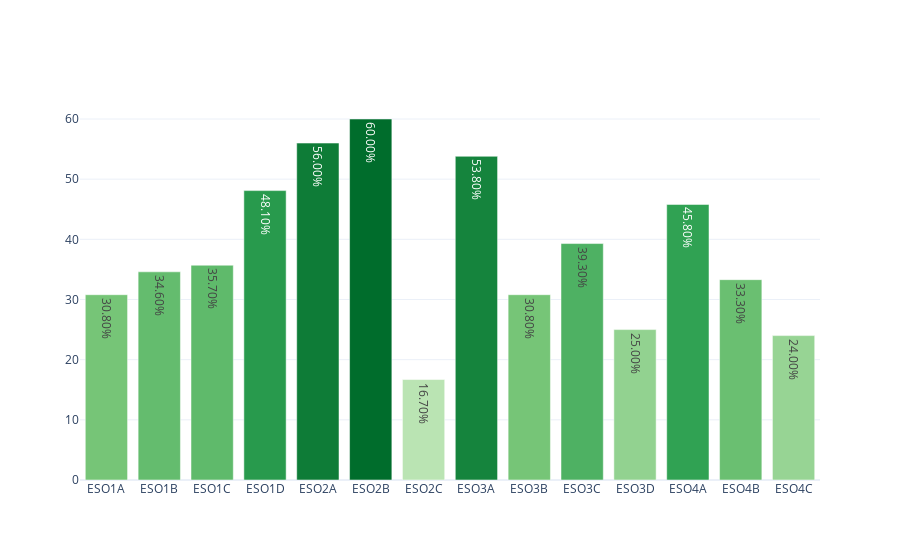

Notebook code for this chart:
### Markdown cell above
## ESO

### Code cell
dfc_ESO = loaders.get_data_by_stages(dfc, 'ESO')
myplotly.bar_simple(dfc_ESO.index, dfc_ESO['éxito'])

### Figure 1 — Plotly figure (JSON) as saved in the notebook; plotly's stock layout.template omitted (floating-point values rounded to 4 significant figures)
{"data": [{"hoverinfo": "x+text", "marker": {"color": [30.8, 34.6, 35.7, 48.1, 56, 60, 16.7, 53.8, 30.8, 39.3, 25, 45.8, 33.3, 24], "colorscale": [[0, "rgb(186,228,179)"], [0.3333, "rgb(116,196,118)"], [0.6667, "rgb(49,163,84)"], [1, "rgb(0,109,44)"]]}, "text": ["30.80%", "34.60%", "35.70%", "48.10%", "56.00%", "60.00%", "16.70%", "53.80%", "30.80%", "39.30%", "25.00%", "45.80%", "33.30%", "24.00%"], "type": "bar", "x": ["ESO1A", "ESO1B", "ESO1C", "ESO1D", "ESO2A", "ESO2B", "ESO2C", "ESO3A", "ESO3B", "ESO3C", "ESO3D", "ESO4A", "ESO4B", "ESO4C"], "y": [30.8, 34.6, 35.7, 48.1, 56, 60, 16.7, 53.8, 30.8, 39.3, 25, 45.8, 33.3, 24]}], "layout": {"title": {"text": ""}}}
